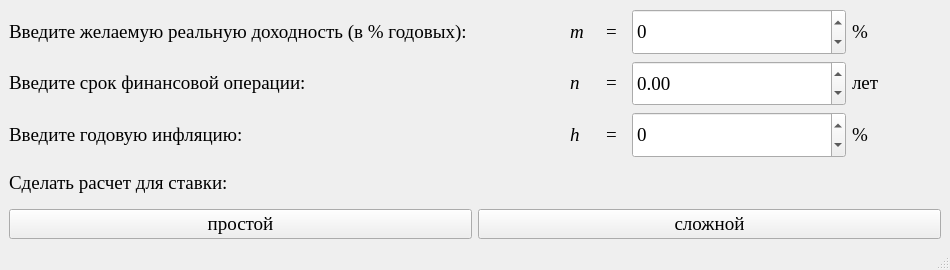
<?xml version="1.0" encoding="UTF-8"?>
<ui version="4.0">
 <class>MainWindow</class>
 <widget class="QMainWindow" name="MainWindow">
  <property name="geometry">
   <rect>
    <x>0</x>
    <y>0</y>
    <width>950</width>
    <height>270</height>
   </rect>
  </property>
  <property name="minimumSize">
   <size>
    <width>950</width>
    <height>270</height>
   </size>
  </property>
  <property name="maximumSize">
   <size>
    <width>950</width>
    <height>270</height>
   </size>
  </property>
  <property name="windowTitle">
   <string>Расчет брутто ставки финансовой операции с учетом инфляции</string>
  </property>
  <widget class="QWidget" name="centralwidget">
   <layout class="QGridLayout" name="gridLayout_4" rowstretch="4,2">
    <item row="0" column="0">
     <layout class="QGridLayout" name="gridLayout">
      <item row="1" column="0">
       <layout class="QGridLayout" name="gridLayout_12">
        <item row="0" column="0">
         <widget class="QLabel" name="label_49">
          <property name="minimumSize">
           <size>
            <width>555</width>
            <height>35</height>
           </size>
          </property>
          <property name="font">
           <font>
            <family>Times New Roman</family>
            <pointsize>14</pointsize>
           </font>
          </property>
          <property name="text">
           <string>&lt;html&gt;&lt;head/&gt;&lt;body&gt;&lt;p&gt;Введите срок финансовой операции:&lt;/p&gt;&lt;/body&gt;&lt;/html&gt;</string>
          </property>
         </widget>
        </item>
        <item row="0" column="1">
         <widget class="QLabel" name="label_50">
          <property name="minimumSize">
           <size>
            <width>30</width>
            <height>0</height>
           </size>
          </property>
          <property name="maximumSize">
           <size>
            <width>30</width>
            <height>16777215</height>
           </size>
          </property>
          <property name="font">
           <font>
            <family>Times New Roman</family>
            <pointsize>14</pointsize>
            <italic>true</italic>
           </font>
          </property>
          <property name="text">
           <string>&lt;html&gt;&lt;head/&gt;&lt;body&gt;&lt;p&gt;n&lt;/p&gt;&lt;/body&gt;&lt;/html&gt;</string>
          </property>
         </widget>
        </item>
        <item row="0" column="2">
         <widget class="QLabel" name="label_51">
          <property name="minimumSize">
           <size>
            <width>20</width>
            <height>0</height>
           </size>
          </property>
          <property name="maximumSize">
           <size>
            <width>20</width>
            <height>16777215</height>
           </size>
          </property>
          <property name="font">
           <font>
            <family>Times New Roman</family>
            <pointsize>14</pointsize>
           </font>
          </property>
          <property name="text">
           <string>&lt;html&gt;&lt;head/&gt;&lt;body&gt;&lt;p&gt;=&lt;/p&gt;&lt;/body&gt;&lt;/html&gt;</string>
          </property>
         </widget>
        </item>
        <item row="0" column="3">
         <widget class="QDoubleSpinBox" name="doubleSpinBox_10">
          <property name="minimumSize">
           <size>
            <width>214</width>
            <height>25</height>
           </size>
          </property>
          <property name="maximumSize">
           <size>
            <width>16777215</width>
            <height>220</height>
           </size>
          </property>
          <property name="font">
           <font>
            <family>Times New Roman</family>
            <pointsize>14</pointsize>
           </font>
          </property>
          <property name="decimals">
           <number>2</number>
          </property>
          <property name="minimum">
           <double>-16777215.000000000000000</double>
          </property>
          <property name="maximum">
           <double>16777215.000000000000000</double>
          </property>
          <property name="singleStep">
           <double>0.010000000000000</double>
          </property>
         </widget>
        </item>
        <item row="0" column="4">
         <widget class="QLabel" name="label_52">
          <property name="minimumSize">
           <size>
            <width>50</width>
            <height>0</height>
           </size>
          </property>
          <property name="maximumSize">
           <size>
            <width>50</width>
            <height>16777215</height>
           </size>
          </property>
          <property name="font">
           <font>
            <family>Times New Roman</family>
            <pointsize>14</pointsize>
           </font>
          </property>
          <property name="text">
           <string>&lt;html&gt;&lt;head/&gt;&lt;body&gt;&lt;p&gt;лет&lt;/p&gt;&lt;/body&gt;&lt;/html&gt;</string>
          </property>
         </widget>
        </item>
        <item row="0" column="5">
         <widget class="QLabel" name="label_53">
          <property name="text">
           <string/>
          </property>
         </widget>
        </item>
       </layout>
      </item>
      <item row="0" column="0">
       <layout class="QGridLayout" name="gridLayout_11">
        <item row="0" column="1">
         <widget class="QLabel" name="label_45">
          <property name="minimumSize">
           <size>
            <width>30</width>
            <height>0</height>
           </size>
          </property>
          <property name="maximumSize">
           <size>
            <width>30</width>
            <height>16777215</height>
           </size>
          </property>
          <property name="font">
           <font>
            <family>Times New Roman</family>
            <pointsize>14</pointsize>
            <italic>true</italic>
           </font>
          </property>
          <property name="text">
           <string>&lt;html&gt;&lt;head/&gt;&lt;body&gt;&lt;p&gt;m&lt;/p&gt;&lt;/body&gt;&lt;/html&gt;</string>
          </property>
         </widget>
        </item>
        <item row="0" column="0">
         <widget class="QLabel" name="label_40">
          <property name="minimumSize">
           <size>
            <width>555</width>
            <height>35</height>
           </size>
          </property>
          <property name="font">
           <font>
            <family>Times New Roman</family>
            <pointsize>14</pointsize>
           </font>
          </property>
          <property name="text">
           <string>&lt;html&gt;&lt;head/&gt;&lt;body&gt;&lt;p&gt;Введите желаемую реальную доходность (в % годовых):&lt;/p&gt;&lt;/body&gt;&lt;/html&gt;</string>
          </property>
         </widget>
        </item>
        <item row="0" column="2">
         <widget class="QLabel" name="label_46">
          <property name="minimumSize">
           <size>
            <width>20</width>
            <height>0</height>
           </size>
          </property>
          <property name="maximumSize">
           <size>
            <width>20</width>
            <height>16777215</height>
           </size>
          </property>
          <property name="font">
           <font>
            <family>Times New Roman</family>
            <pointsize>14</pointsize>
           </font>
          </property>
          <property name="text">
           <string>&lt;html&gt;&lt;head/&gt;&lt;body&gt;&lt;p&gt;=&lt;/p&gt;&lt;/body&gt;&lt;/html&gt;</string>
          </property>
         </widget>
        </item>
        <item row="0" column="5">
         <widget class="QLabel" name="label_48">
          <property name="text">
           <string/>
          </property>
         </widget>
        </item>
        <item row="0" column="4">
         <widget class="QLabel" name="label_47">
          <property name="minimumSize">
           <size>
            <width>50</width>
            <height>0</height>
           </size>
          </property>
          <property name="maximumSize">
           <size>
            <width>50</width>
            <height>16777215</height>
           </size>
          </property>
          <property name="font">
           <font>
            <family>Times New Roman</family>
            <pointsize>14</pointsize>
           </font>
          </property>
          <property name="text">
           <string>&lt;html&gt;&lt;head/&gt;&lt;body&gt;&lt;p&gt;%&lt;/p&gt;&lt;/body&gt;&lt;/html&gt;</string>
          </property>
         </widget>
        </item>
        <item row="0" column="3">
         <widget class="QDoubleSpinBox" name="doubleSpinBox_9">
          <property name="minimumSize">
           <size>
            <width>214</width>
            <height>25</height>
           </size>
          </property>
          <property name="maximumSize">
           <size>
            <width>16777215</width>
            <height>220</height>
           </size>
          </property>
          <property name="font">
           <font>
            <family>Times New Roman</family>
            <pointsize>14</pointsize>
           </font>
          </property>
          <property name="decimals">
           <number>0</number>
          </property>
          <property name="minimum">
           <double>-16777215.000000000000000</double>
          </property>
          <property name="maximum">
           <double>16777215.000000000000000</double>
          </property>
          <property name="singleStep">
           <double>1.000000000000000</double>
          </property>
         </widget>
        </item>
       </layout>
      </item>
      <item row="2" column="0">
       <layout class="QGridLayout" name="gridLayout_13">
        <item row="0" column="0">
         <widget class="QLabel" name="label_54">
          <property name="minimumSize">
           <size>
            <width>555</width>
            <height>35</height>
           </size>
          </property>
          <property name="font">
           <font>
            <family>Times New Roman</family>
            <pointsize>14</pointsize>
           </font>
          </property>
          <property name="text">
           <string>&lt;html&gt;&lt;head/&gt;&lt;body&gt;&lt;p&gt;Введите годовую инфляцию:&lt;/p&gt;&lt;/body&gt;&lt;/html&gt;</string>
          </property>
         </widget>
        </item>
        <item row="0" column="1">
         <widget class="QLabel" name="label_55">
          <property name="minimumSize">
           <size>
            <width>30</width>
            <height>0</height>
           </size>
          </property>
          <property name="maximumSize">
           <size>
            <width>30</width>
            <height>16777215</height>
           </size>
          </property>
          <property name="font">
           <font>
            <family>Times New Roman</family>
            <pointsize>14</pointsize>
            <italic>true</italic>
           </font>
          </property>
          <property name="text">
           <string>&lt;html&gt;&lt;head/&gt;&lt;body&gt;&lt;p&gt;h&lt;/p&gt;&lt;/body&gt;&lt;/html&gt;</string>
          </property>
         </widget>
        </item>
        <item row="0" column="2">
         <widget class="QLabel" name="label_56">
          <property name="minimumSize">
           <size>
            <width>20</width>
            <height>0</height>
           </size>
          </property>
          <property name="maximumSize">
           <size>
            <width>20</width>
            <height>16777215</height>
           </size>
          </property>
          <property name="font">
           <font>
            <family>Times New Roman</family>
            <pointsize>14</pointsize>
           </font>
          </property>
          <property name="text">
           <string>&lt;html&gt;&lt;head/&gt;&lt;body&gt;&lt;p&gt;=&lt;/p&gt;&lt;/body&gt;&lt;/html&gt;</string>
          </property>
         </widget>
        </item>
        <item row="0" column="3">
         <widget class="QDoubleSpinBox" name="doubleSpinBox_11">
          <property name="minimumSize">
           <size>
            <width>214</width>
            <height>25</height>
           </size>
          </property>
          <property name="maximumSize">
           <size>
            <width>16777215</width>
            <height>220</height>
           </size>
          </property>
          <property name="font">
           <font>
            <family>Times New Roman</family>
            <pointsize>14</pointsize>
           </font>
          </property>
          <property name="decimals">
           <number>0</number>
          </property>
          <property name="minimum">
           <double>-16777215.000000000000000</double>
          </property>
          <property name="maximum">
           <double>16777215.000000000000000</double>
          </property>
          <property name="singleStep">
           <double>1.000000000000000</double>
          </property>
         </widget>
        </item>
        <item row="0" column="4">
         <widget class="QLabel" name="label_57">
          <property name="minimumSize">
           <size>
            <width>50</width>
            <height>0</height>
           </size>
          </property>
          <property name="maximumSize">
           <size>
            <width>50</width>
            <height>16777215</height>
           </size>
          </property>
          <property name="font">
           <font>
            <family>Times New Roman</family>
            <pointsize>14</pointsize>
           </font>
          </property>
          <property name="text">
           <string>&lt;html&gt;&lt;head/&gt;&lt;body&gt;&lt;p&gt;%&lt;/p&gt;&lt;/body&gt;&lt;/html&gt;</string>
          </property>
         </widget>
        </item>
        <item row="0" column="5">
         <widget class="QLabel" name="label_58">
          <property name="text">
           <string/>
          </property>
         </widget>
        </item>
       </layout>
      </item>
     </layout>
    </item>
    <item row="1" column="0">
     <layout class="QGridLayout" name="gridLayout_3" rowstretch="0,0" rowminimumheight="1,1">
      <item row="0" column="0">
       <widget class="QLabel" name="label_12">
        <property name="minimumSize">
         <size>
          <width>400</width>
          <height>35</height>
         </size>
        </property>
        <property name="font">
         <font>
          <family>Times New Roman</family>
          <pointsize>14</pointsize>
          <weight>50</weight>
          <bold>false</bold>
         </font>
        </property>
        <property name="text">
         <string>&lt;html&gt;&lt;head/&gt;&lt;body&gt;&lt;p&gt;Сделать расчет для ставки:&lt;/p&gt;&lt;/body&gt;&lt;/html&gt;</string>
        </property>
       </widget>
      </item>
      <item row="1" column="0">
       <layout class="QGridLayout" name="gridLayout_2">
        <item row="0" column="0">
         <widget class="QPushButton" name="pushButton_2">
          <property name="font">
           <font>
            <family>Times New Roman</family>
            <pointsize>14</pointsize>
           </font>
          </property>
          <property name="text">
           <string>простой</string>
          </property>
         </widget>
        </item>
        <item row="0" column="1">
         <widget class="QPushButton" name="pushButton">
          <property name="font">
           <font>
            <family>Times New Roman</family>
            <pointsize>14</pointsize>
           </font>
          </property>
          <property name="text">
           <string>сложной</string>
          </property>
         </widget>
        </item>
       </layout>
      </item>
     </layout>
    </item>
   </layout>
  </widget>
  <widget class="QStatusBar" name="statusbar"/>
 </widget>
 <resources/>
 <connections/>
</ui>
